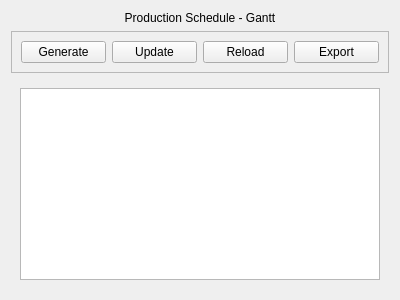
<?xml version="1.0" encoding="UTF-8"?>
<ui version="4.0">
 <class>pageSchedule</class>
 <widget class="QWidget" name="pageSchedule">
  <property name="geometry">
   <rect>
    <x>0</x>
    <y>0</y>
    <width>400</width>
    <height>300</height>
   </rect>
  </property>
  <property name="windowTitle">
   <string>Form</string>
  </property>
  <layout class="QVBoxLayout" name="verticalLayout" stretch="0,0,1">
   <item>
    <widget class="QLabel" name="lblTitle">
     <property name="styleSheet">
      <string notr="true"/>
     </property>
     <property name="text">
      <string>Production Schedule - Gantt</string>
     </property>
     <property name="alignment">
      <set>Qt::AlignmentFlag::AlignCenter</set>
     </property>
    </widget>
   </item>
   <item>
    <widget class="QFrame" name="frame_buttons">
     <property name="frameShape">
      <enum>QFrame::Shape::StyledPanel</enum>
     </property>
     <property name="frameShadow">
      <enum>QFrame::Shadow::Raised</enum>
     </property>
     <layout class="QHBoxLayout" name="horizontalLayout">
      <item>
       <widget class="QPushButton" name="btnGenerateSchedule">
        <property name="text">
         <string>Generate</string>
        </property>
        <property name="icon">
         <iconset>
          <normaloff>../assets/icons/calculate.svg</normaloff>../assets/icons/calculate.svg</iconset>
        </property>
       </widget>
      </item>
      <item>
       <widget class="QPushButton" name="btnUpdate">
        <property name="text">
         <string>Update</string>
        </property>
        <property name="icon">
         <iconset>
          <normaloff>../assets/icons/update.svg</normaloff>../assets/icons/update.svg</iconset>
        </property>
       </widget>
      </item>
      <item>
       <widget class="QPushButton" name="btnReload">
        <property name="text">
         <string>Reload</string>
        </property>
        <property name="icon">
         <iconset>
          <normaloff>../assets/icons/reload.svg</normaloff>../assets/icons/reload.svg</iconset>
        </property>
       </widget>
      </item>
      <item>
       <widget class="QPushButton" name="btnExportReport">
        <property name="text">
         <string>Export</string>
        </property>
        <property name="icon">
         <iconset>
          <normaloff>../assets/icons/export.svg</normaloff>../assets/icons/export.svg</iconset>
        </property>
       </widget>
      </item>
     </layout>
    </widget>
   </item>
   <item>
    <widget class="QWidget" name="ganttContainer" native="true">
     <property name="sizePolicy">
      <sizepolicy hsizetype="Expanding" vsizetype="Expanding">
       <horstretch>0</horstretch>
       <verstretch>0</verstretch>
      </sizepolicy>
     </property>
     <layout class="QVBoxLayout" name="verticalLayout_2">
      <item>
       <widget class="QGraphicsView" name="graphicsGantt">
        <property name="dragMode">
         <enum>QGraphicsView::DragMode::ScrollHandDrag</enum>
        </property>
       </widget>
      </item>
     </layout>
    </widget>
   </item>
  </layout>
 </widget>
 <resources/>
 <connections/>
</ui>
